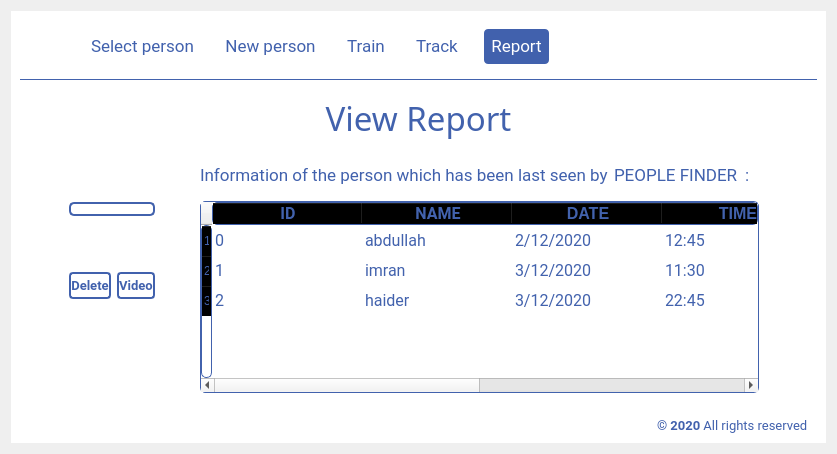
      <widget class="QWidget" name="page6">
       <layout class="QGridLayout" name="gridLayout_10">
        <item row="0" column="0">
         <widget class="QFrame" name="mainframe6">
          <property name="styleSheet">
           <string notr="true">background-color: rgb(255, 255, 255);</string>
          </property>
          <property name="frameShape">
           <enum>QFrame::NoFrame</enum>
          </property>
          <property name="frameShadow">
           <enum>QFrame::Raised</enum>
          </property>
          <layout class="QVBoxLayout" name="verticalLayout_17">
           <item>
            <widget class="QFrame" name="frame_142">
             <property name="sizePolicy">
              <sizepolicy hsizetype="Preferred" vsizetype="Fixed">
               <horstretch>0</horstretch>
               <verstretch>0</verstretch>
              </sizepolicy>
             </property>
             <property name="styleSheet">
              <string notr="true">QPushButton{
border:none; 
color:#4161AD;
padding:7px;
}
QPushButton:hover{
border-bottom:2px solid rgb(65, 97, 173);

}
#back6:hover{
	border-radius:3px;
	background-color: rgb(195, 206, 224);
}</string>
             </property>
             <property name="frameShape">
              <enum>QFrame::NoFrame</enum>
             </property>
             <property name="frameShadow">
              <enum>QFrame::Raised</enum>
             </property>
             <layout class="QHBoxLayout" name="horizontalLayout_38">
              <item>
               <widget class="QLabel" name="label_42">
                <property name="sizePolicy">
                 <sizepolicy hsizetype="Fixed" vsizetype="Preferred">
                  <horstretch>0</horstretch>
                  <verstretch>0</verstretch>
                 </sizepolicy>
                </property>
                <property name="styleSheet">
                 <string notr="true">margin-right:10px;</string>
                </property>
                <property name="text">
                 <string/>
                </property>
                <property name="pixmap">
                 <pixmap>:/newPrefix/images/logo40.png</pixmap>
                </property>
                <property name="alignment">
                 <set>Qt::AlignLeading|Qt::AlignLeft|Qt::AlignVCenter</set>
                </property>
               </widget>
              </item>
              <item>
               <widget class="QFrame" name="frame_143">
                <property name="sizePolicy">
                 <sizepolicy hsizetype="Fixed" vsizetype="Preferred">
                  <horstretch>0</horstretch>
                  <verstretch>0</verstretch>
                 </sizepolicy>
                </property>
                <property name="frameShape">
                 <enum>QFrame::NoFrame</enum>
                </property>
                <property name="frameShadow">
                 <enum>QFrame::Raised</enum>
                </property>
               </widget>
              </item>
              <item>
               <widget class="QFrame" name="frame_144">
                <property name="sizePolicy">
                 <sizepolicy hsizetype="Fixed" vsizetype="Preferred">
                  <horstretch>0</horstretch>
                  <verstretch>0</verstretch>
                 </sizepolicy>
                </property>
                <property name="frameShape">
                 <enum>QFrame::NoFrame</enum>
                </property>
                <property name="frameShadow">
                 <enum>QFrame::Raised</enum>
                </property>
               </widget>
              </item>
              <item>
               <widget class="QPushButton" name="select6">
                <property name="sizePolicy">
                 <sizepolicy hsizetype="Fixed" vsizetype="Fixed">
                  <horstretch>0</horstretch>
                  <verstretch>0</verstretch>
                 </sizepolicy>
                </property>
                <property name="font">
                 <font>
                  <family>Roboto</family>
                  <pointsize>13</pointsize>
                  <weight>50</weight>
                  <italic>false</italic>
                  <bold>false</bold>
                  <underline>false</underline>
                 </font>
                </property>
                <property name="styleSheet">
                 <string notr="true">
margin-left:20px;


               </string>
                </property>
                <property name="text">
                 <string>Select person</string>
                </property>
               </widget>
              </item>
              <item>
               <widget class="QFrame" name="frame_145">
                <property name="sizePolicy">
                 <sizepolicy hsizetype="Fixed" vsizetype="Preferred">
                  <horstretch>0</horstretch>
                  <verstretch>0</verstretch>
                 </sizepolicy>
                </property>
                <property name="frameShape">
                 <enum>QFrame::NoFrame</enum>
                </property>
                <property name="frameShadow">
                 <enum>QFrame::Raised</enum>
                </property>
               </widget>
              </item>
              <item>
               <widget class="QPushButton" name="new6">
                <property name="sizePolicy">
                 <sizepolicy hsizetype="Fixed" vsizetype="Fixed">
                  <horstretch>0</horstretch>
                  <verstretch>0</verstretch>
                 </sizepolicy>
                </property>
                <property name="font">
                 <font>
                  <family>Roboto</family>
                  <pointsize>13</pointsize>
                  <weight>50</weight>
                  <bold>false</bold>
                  <underline>false</underline>
                 </font>
                </property>
                <property name="styleSheet">
                 <string notr="true">margin-left:5px;

</string>
                </property>
                <property name="text">
                 <string>New person</string>
                </property>
               </widget>
              </item>
              <item>
               <widget class="QFrame" name="frame_146">
                <property name="sizePolicy">
                 <sizepolicy hsizetype="Fixed" vsizetype="Preferred">
                  <horstretch>0</horstretch>
                  <verstretch>0</verstretch>
                 </sizepolicy>
                </property>
                <property name="frameShape">
                 <enum>QFrame::NoFrame</enum>
                </property>
                <property name="frameShadow">
                 <enum>QFrame::Raised</enum>
                </property>
               </widget>
              </item>
              <item>
               <widget class="QPushButton" name="train6">
                <property name="sizePolicy">
                 <sizepolicy hsizetype="Fixed" vsizetype="Fixed">
                  <horstretch>0</horstretch>
                  <verstretch>0</verstretch>
                 </sizepolicy>
                </property>
                <property name="font">
                 <font>
                  <family>Roboto</family>
                  <pointsize>13</pointsize>
                  <weight>50</weight>
                  <bold>false</bold>
                  <underline>false</underline>
                 </font>
                </property>
                <property name="styleSheet">
                 <string notr="true">margin-left:5px;</string>
                </property>
                <property name="text">
                 <string>Train</string>
                </property>
               </widget>
              </item>
              <item>
               <widget class="QFrame" name="frame_147">
                <property name="sizePolicy">
                 <sizepolicy hsizetype="Fixed" vsizetype="Preferred">
                  <horstretch>0</horstretch>
                  <verstretch>0</verstretch>
                 </sizepolicy>
                </property>
                <property name="frameShape">
                 <enum>QFrame::NoFrame</enum>
                </property>
                <property name="frameShadow">
                 <enum>QFrame::Raised</enum>
                </property>
               </widget>
              </item>
              <item>
               <widget class="QPushButton" name="track6">
                <property name="sizePolicy">
                 <sizepolicy hsizetype="Fixed" vsizetype="Fixed">
                  <horstretch>0</horstretch>
                  <verstretch>0</verstretch>
                 </sizepolicy>
                </property>
                <property name="font">
                 <font>
                  <family>Roboto</family>
                  <pointsize>13</pointsize>
                  <weight>50</weight>
                  <bold>false</bold>
                  <underline>false</underline>
                 </font>
                </property>
                <property name="focusPolicy">
                 <enum>Qt::StrongFocus</enum>
                </property>
                <property name="styleSheet">
                 <string notr="true">margin-left:5px;</string>
                </property>
                <property name="text">
                 <string>Track</string>
                </property>
               </widget>
              </item>
              <item>
               <widget class="QLabel" name="label_21">
                <property name="sizePolicy">
                 <sizepolicy hsizetype="Fixed" vsizetype="Preferred">
                  <horstretch>0</horstretch>
                  <verstretch>0</verstretch>
                 </sizepolicy>
                </property>
                <property name="text">
                 <string/>
                </property>
               </widget>
              </item>
              <item>
               <widget class="QPushButton" name="report6">
                <property name="sizePolicy">
                 <sizepolicy hsizetype="Fixed" vsizetype="Fixed">
                  <horstretch>0</horstretch>
                  <verstretch>0</verstretch>
                 </sizepolicy>
                </property>
                <property name="font">
                 <font>
                  <family>Roboto</family>
                  <pointsize>13</pointsize>
                 </font>
                </property>
                <property name="styleSheet">
                 <string notr="true">background-color: rgb(65, 97, 173);
color: rgb(255, 255, 255);
border-radius:4px;
</string>
                </property>
                <property name="text">
                 <string>Report</string>
                </property>
               </widget>
              </item>
              <item>
               <widget class="QFrame" name="frame_148">
                <property name="frameShape">
                 <enum>QFrame::NoFrame</enum>
                </property>
                <property name="frameShadow">
                 <enum>QFrame::Raised</enum>
                </property>
               </widget>
              </item>
              <item>
               <widget class="QPushButton" name="back6">
                <property name="styleSheet">
                 <string notr="true">border:none;
padding:7px;
image: url(:/newPrefix/images/back.png);
max-width:26px;</string>
                </property>
                <property name="text">
                 <string/>
                </property>
               </widget>
              </item>
             </layout>
            </widget>
           </item>
           <item>
            <widget class="QFrame" name="frame_149">
             <property name="sizePolicy">
              <sizepolicy hsizetype="Preferred" vsizetype="Fixed">
               <horstretch>0</horstretch>
               <verstretch>0</verstretch>
              </sizepolicy>
             </property>
             <property name="styleSheet">
              <string notr="true">background-color: #4262ad;
max-height:1px;
min-height:1px;</string>
             </property>
             <property name="frameShape">
              <enum>QFrame::NoFrame</enum>
             </property>
             <property name="frameShadow">
              <enum>QFrame::Raised</enum>
             </property>
            </widget>
           </item>
           <item>
            <widget class="QFrame" name="frame_91">
             <property name="frameShape">
              <enum>QFrame::NoFrame</enum>
             </property>
             <property name="frameShadow">
              <enum>QFrame::Raised</enum>
             </property>
             <layout class="QHBoxLayout" name="horizontalLayout_42">
              <property name="bottomMargin">
               <number>0</number>
              </property>
              <item>
               <widget class="QLabel" name="label_58">
                <property name="sizePolicy">
                 <sizepolicy hsizetype="Preferred" vsizetype="Fixed">
                  <horstretch>0</horstretch>
                  <verstretch>0</verstretch>
                 </sizepolicy>
                </property>
                <property name="font">
                 <font>
                  <family>Good Times Rg</family>
                  <pointsize>25</pointsize>
                  <weight>50</weight>
                  <bold>false</bold>
                 </font>
                </property>
                <property name="styleSheet">
                 <string notr="true">color:#4262ad;
</string>
                </property>
                <property name="text">
                 <string>View Report</string>
                </property>
                <property name="alignment">
                 <set>Qt::AlignCenter</set>
                </property>
               </widget>
              </item>
             </layout>
            </widget>
           </item>
           <item>
            <widget class="QFrame" name="frame_65">
             <property name="styleSheet">
              <string notr="true">

QFrame{
background:none;
background-image: url(:/newPrefix/images/logobg2.png);
background-position: center;
	background-size: cover;
	background-repeat: no-repeat;
	background-attachment: fixed;
}</string>
             </property>
             <property name="frameShape">
              <enum>QFrame::NoFrame</enum>
             </property>
             <property name="frameShadow">
              <enum>QFrame::Raised</enum>
             </property>
             <layout class="QGridLayout" name="gridLayout_11">
              <property name="topMargin">
               <number>0</number>
              </property>
              <item row="0" column="4" rowspan="2">
               <spacer name="horizontalSpacer_3">
                <property name="orientation">
                 <enum>Qt::Horizontal</enum>
                </property>
                <property name="sizeHint" stdset="0">
                 <size>
                  <width>40</width>
                  <height>20</height>
                 </size>
                </property>
               </spacer>
              </item>
              <item row="0" column="2" rowspan="2">
               <spacer name="horizontalSpacer">
                <property name="orientation">
                 <enum>Qt::Horizontal</enum>
                </property>
                <property name="sizeType">
                 <enum>QSizePolicy::Fixed</enum>
                </property>
                <property name="sizeHint" stdset="0">
                 <size>
                  <width>30</width>
                  <height>20</height>
                 </size>
                </property>
               </spacer>
              </item>
              <item row="0" column="0" rowspan="2">
               <spacer name="horizontalSpacer_2">
                <property name="orientation">
                 <enum>Qt::Horizontal</enum>
                </property>
                <property name="sizeHint" stdset="0">
                 <size>
                  <width>40</width>
                  <height>20</height>
                 </size>
                </property>
               </spacer>
              </item>
              <item row="0" column="3" rowspan="2">
               <widget class="QFrame" name="frame_88">
                <property name="styleSheet">
                 <string notr="true">background:none;</string>
                </property>
                <property name="frameShape">
                 <enum>QFrame::NoFrame</enum>
                </property>
                <property name="frameShadow">
                 <enum>QFrame::Raised</enum>
                </property>
                <layout class="QVBoxLayout" name="verticalLayout_19">
                 <item>
                  <widget class="QFrame" name="frame_87">
                   <property name="sizePolicy">
                    <sizepolicy hsizetype="Preferred" vsizetype="Fixed">
                     <horstretch>0</horstretch>
                     <verstretch>0</verstretch>
                    </sizepolicy>
                   </property>
                   <property name="font">
                    <font>
                     <family>Roboto</family>
                     <pointsize>14</pointsize>
                    </font>
                   </property>
                   <property name="frameShape">
                    <enum>QFrame::NoFrame</enum>
                   </property>
                   <property name="frameShadow">
                    <enum>QFrame::Raised</enum>
                   </property>
                   <layout class="QHBoxLayout" name="horizontalLayout_41">
                    <property name="leftMargin">
                     <number>0</number>
                    </property>
                    <item>
                     <widget class="QLabel" name="label_55">
                      <property name="font">
                       <font>
                        <family>Roboto</family>
                        <pointsize>13</pointsize>
                       </font>
                      </property>
                      <property name="styleSheet">
                       <string notr="true">color: rgb(65, 97, 173);</string>
                      </property>
                      <property name="text">
                       <string>Information of the person which has been last seen by</string>
                      </property>
                     </widget>
                    </item>
                    <item>
                     <widget class="QLabel" name="label_56">
                      <property name="font">
                       <font>
                        <family>Roboto</family>
                        <pointsize>13</pointsize>
                       </font>
                      </property>
                      <property name="styleSheet">
                       <string notr="true">color: rgb(65, 97, 173);</string>
                      </property>
                      <property name="text">
                       <string>PEOPLE FINDER</string>
                      </property>
                     </widget>
                    </item>
                    <item>
                     <widget class="QLabel" name="label_57">
                      <property name="font">
                       <font>
                        <family>Roboto</family>
                        <pointsize>13</pointsize>
                       </font>
                      </property>
                      <property name="styleSheet">
                       <string notr="true">color: rgb(65, 97, 173);</string>
                      </property>
                      <property name="text">
                       <string>:</string>
                      </property>
                     </widget>
                    </item>
                   </layout>
                  </widget>
                 </item>
                 <item>
                  <widget class="QTableWidget" name="table6">
                   <property name="sizePolicy">
                    <sizepolicy hsizetype="Preferred" vsizetype="Preferred">
                     <horstretch>0</horstretch>
                     <verstretch>0</verstretch>
                    </sizepolicy>
                   </property>
                   <property name="font">
                    <font>
                     <family>Roboto</family>
                     <pointsize>12</pointsize>
                    </font>
                   </property>
                   <property name="styleSheet">
                    <string notr="true">background:transparent;
color:#4262ad;
border:1px solid #4262ad;
border-radius:5px;</string>
                   </property>
                   <property name="editTriggers">
                    <set>QAbstractItemView::NoEditTriggers</set>
                   </property>
                   <property name="alternatingRowColors">
                    <bool>false</bool>
                   </property>
                   <property name="selectionMode">
                    <enum>QAbstractItemView::SingleSelection</enum>
                   </property>
                   <property name="selectionBehavior">
                    <enum>QAbstractItemView::SelectRows</enum>
                   </property>
                   <property name="showGrid">
                    <bool>false</bool>
                   </property>
                   <property name="rowCount">
                    <number>3</number>
                   </property>
                   <attribute name="horizontalHeaderDefaultSectionSize">
                    <number>150</number>
                   </attribute>
                   <attribute name="horizontalHeaderHighlightSections">
                    <bool>true</bool>
                   </attribute>
                   <row/>
                   <row/>
                   <row/>
                   <column>
                    <property name="text">
                     <string>ID</string>
                    </property>
                    <property name="font">
                     <font>
                      <family>Roboto</family>
                      <pointsize>12</pointsize>
                      <weight>75</weight>
                      <bold>true</bold>
                     </font>
                    </property>
                   </column>
                   <column>
                    <property name="text">
                     <string>NAME</string>
                    </property>
                    <property name="font">
                     <font>
                      <family>Roboto</family>
                      <pointsize>12</pointsize>
                      <weight>75</weight>
                      <bold>true</bold>
                     </font>
                    </property>
                   </column>
                   <column>
                    <property name="text">
                     <string>DATE</string>
                    </property>
                    <property name="font">
                     <font>
                      <pointsize>12</pointsize>
                      <weight>75</weight>
                      <bold>true</bold>
                     </font>
                    </property>
                   </column>
                   <column>
                    <property name="text">
                     <string>TIME</string>
                    </property>
                    <property name="font">
                     <font>
                      <family>MS Shell Dlg 2</family>
                      <pointsize>12</pointsize>
                      <weight>75</weight>
                      <bold>true</bold>
                     </font>
                    </property>
                   </column>
                   <column>
                    <property name="text">
                     <string>VIDEO</string>
                    </property>
                    <property name="font">
                     <font>
                      <pointsize>12</pointsize>
                      <weight>75</weight>
                      <bold>true</bold>
                     </font>
                    </property>
                   </column>
                   <column>
                    <property name="text">
                     <string/>
                    </property>
                    <property name="font">
                     <font>
                      <family>Roboto</family>
                      <pointsize>12</pointsize>
                      <weight>75</weight>
                      <bold>true</bold>
                     </font>
                    </property>
                   </column>
                   <item row="0" column="0">
                    <property name="text">
                     <string>0</string>
                    </property>
                   </item>
                   <item row="0" column="1">
                    <property name="text">
                     <string>abdullah</string>
                    </property>
                   </item>
                   <item row="0" column="2">
                    <property name="text">
                     <string>2/12/2020</string>
                    </property>
                   </item>
                   <item row="0" column="3">
                    <property name="text">
                     <string>12:45</string>
                    </property>
                   </item>
                   <item row="1" column="0">
                    <property name="text">
                     <string>1</string>
                    </property>
                   </item>
                   <item row="1" column="1">
                    <property name="text">
                     <string>imran</string>
                    </property>
                   </item>
                   <item row="1" column="2">
                    <property name="text">
                     <string>3/12/2020</string>
                    </property>
                   </item>
                   <item row="1" column="3">
                    <property name="text">
                     <string>11:30</string>
                    </property>
                   </item>
                   <item row="2" column="0">
                    <property name="text">
                     <string>2</string>
                    </property>
                   </item>
                   <item row="2" column="1">
                    <property name="text">
                     <string>haider</string>
                    </property>
                   </item>
                   <item row="2" column="2">
                    <property name="text">
                     <string>3/12/2020</string>
                    </property>
                   </item>
                   <item row="2" column="3">
                    <property name="text">
                     <string>22:45</string>
                    </property>
                   </item>
                  </widget>
                 </item>
                </layout>
               </widget>
              </item>
              <item row="0" column="1">
               <widget class="QFrame" name="frame_67">
                <property name="sizePolicy">
                 <sizepolicy hsizetype="Fixed" vsizetype="Fixed">
                  <horstretch>0</horstretch>
                  <verstretch>0</verstretch>
                 </sizepolicy>
                </property>
                <property name="styleSheet">
                 <string notr="true">background:none;</string>
                </property>
                <property name="frameShape">
                 <enum>QFrame::NoFrame</enum>
                </property>
                <property name="frameShadow">
                 <enum>QFrame::Raised</enum>
                </property>
                <layout class="QVBoxLayout" name="verticalLayout_18">
                 <property name="leftMargin">
                  <number>0</number>
                 </property>
                 <property name="topMargin">
                  <number>55</number>
                 </property>
                 <property name="rightMargin">
                  <number>0</number>
                 </property>
                 <property name="bottomMargin">
                  <number>0</number>
                 </property>
                 <item>
                  <widget class="QLabel" name="pic6">
                   <property name="font">
                    <font>
                     <pointsize>7</pointsize>
                    </font>
                   </property>
                   <property name="styleSheet">
                    <string notr="true">border:2px solid #4262ad;
border-radius:5px;
max-height:160px;
max-width:150px;</string>
                   </property>
                   <property name="text">
                    <string/>
                   </property>
                   <property name="pixmap">
                    <pixmap resource="nx.qrc">:/newPrefix/images/avatar.jpeg</pixmap>
                   </property>
                   <property name="scaledContents">
                    <bool>true</bool>
                   </property>
                  </widget>
                 </item>
                 <item>
                  <widget class="QFrame" name="frame_86">
                   <property name="styleSheet">
                    <string notr="true">QPushButton{background:none;
 border:2px solid #4161AD;
 border-radius:4px;
 color:#4161AD;
 padding-top:3px;
 padding-bottom:3px;
max-width:65px;
               }
QPushButton:hover{
	background-color: rgb(65, 97, 173);
	color: rgb(255, 255, 255);
}</string>
                   </property>
                   <property name="frameShape">
                    <enum>QFrame::NoFrame</enum>
                   </property>
                   <property name="frameShadow">
                    <enum>QFrame::Raised</enum>
                   </property>
                   <layout class="QHBoxLayout" name="horizontalLayout_40">
                    <property name="leftMargin">
                     <number>0</number>
                    </property>
                    <property name="topMargin">
                     <number>50</number>
                    </property>
                    <property name="rightMargin">
                     <number>0</number>
                    </property>
                    <item>
                     <widget class="QPushButton" name="delete6">
                      <property name="font">
                       <font>
                        <family>Roboto</family>
                        <pointsize>10</pointsize>
                        <weight>75</weight>
                        <bold>true</bold>
                       </font>
                      </property>
                      <property name="text">
                       <string>Delete</string>
                      </property>
                     </widget>
                    </item>
                    <item>
                     <widget class="QPushButton" name="video6">
                      <property name="font">
                       <font>
                        <family>Roboto</family>
                        <pointsize>10</pointsize>
                        <weight>75</weight>
                        <bold>true</bold>
                       </font>
                      </property>
                      <property name="text">
                       <string>Video</string>
                      </property>
                     </widget>
                    </item>
                   </layout>
                  </widget>
                 </item>
                </layout>
               </widget>
              </item>
              <item row="1" column="1">
               <spacer name="verticalSpacer_4">
                <property name="orientation">
                 <enum>Qt::Vertical</enum>
                </property>
                <property name="sizeHint" stdset="0">
                 <size>
                  <width>20</width>
                  <height>20</height>
                 </size>
                </property>
               </spacer>
              </item>
             </layout>
            </widget>
           </item>
           <item>
            <widget class="QFrame" name="frame_66">
             <property name="sizePolicy">
              <sizepolicy hsizetype="Preferred" vsizetype="Fixed">
               <horstretch>0</horstretch>
               <verstretch>0</verstretch>
              </sizepolicy>
             </property>
             <property name="frameShape">
              <enum>QFrame::NoFrame</enum>
             </property>
             <property name="frameShadow">
              <enum>QFrame::Raised</enum>
             </property>
             <layout class="QHBoxLayout" name="horizontalLayout_39">
              <property name="topMargin">
               <number>0</number>
              </property>
              <property name="bottomMargin">
               <number>0</number>
              </property>
              <item alignment="Qt::AlignRight">
               <widget class="QLabel" name="label_54">
                <property name="font">
                 <font>
                  <family>Roboto</family>
                  <pointsize>10</pointsize>
                 </font>
                </property>
                <property name="styleSheet">
                 <string notr="true">color: rgb(65, 97, 173);</string>
                </property>
                <property name="text">
                 <string>&lt;strong&gt;© 2020&lt;/strong&gt; All rights reserved</string>
                </property>
               </widget>
              </item>
             </layout>
            </widget>
           </item>
          </layout>
         </widget>
        </item>
       </layout>
      </widget>
